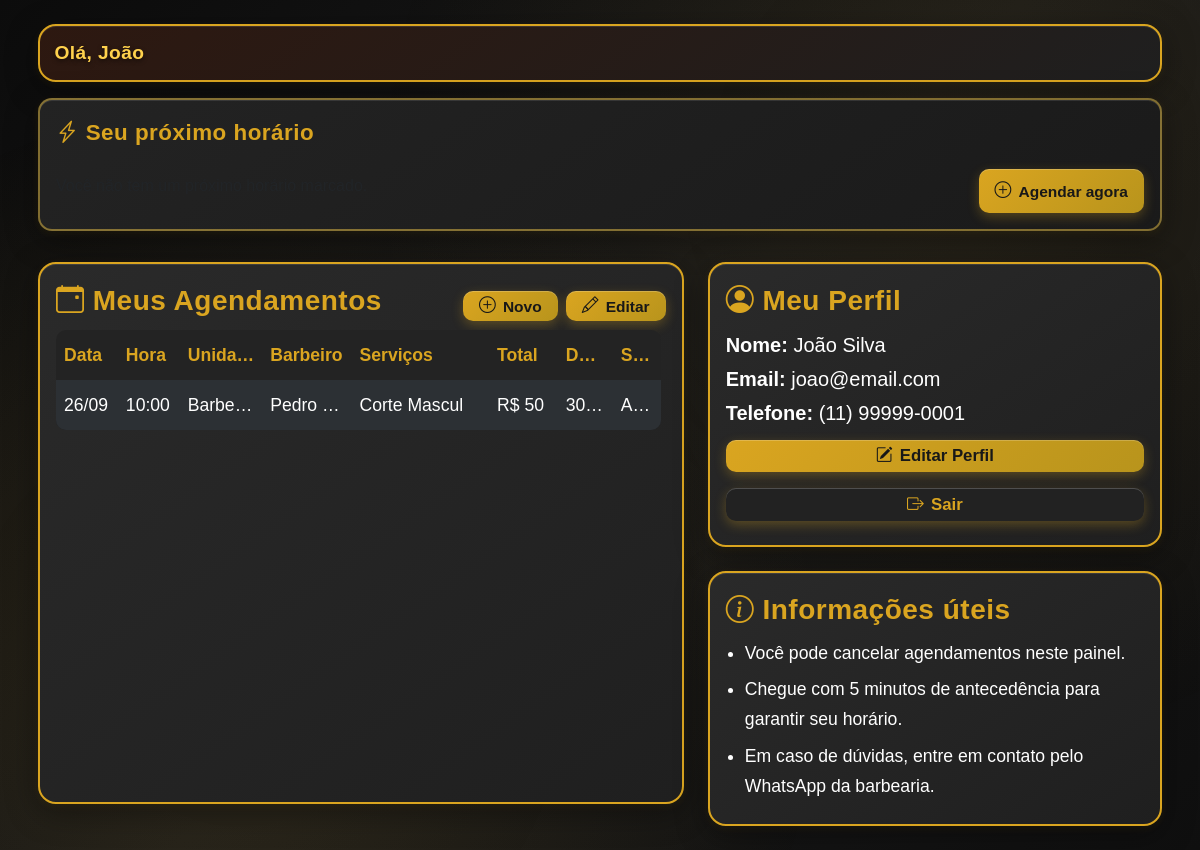
/usuario/index_usuario.php (signed in), run on the app's committed database.
### tables this page shows
CREATE TABLE IF NOT EXISTS `Cliente` (
  `idCliente` INT NOT NULL AUTO_INCREMENT,
  `nomeCliente` VARCHAR(100) NOT NULL,
  `emailCliente` VARCHAR(100) NOT NULL UNIQUE,
  `telefoneCliente` VARCHAR(20) NOT NULL,
  `senhaCliente` VARCHAR(255) NOT NULL,
  PRIMARY KEY (`idCliente`));

CREATE TABLE IF NOT EXISTS `Agendamento` (
  `idAgendamento` INT NOT NULL AUTO_INCREMENT,
  `data` DATE NOT NULL,
  `hora` TIME NOT NULL,
  `statusAgendamento` ENUM('Agendado', 'Cancelado', 'Finalizado') NOT NULL,
  `Cliente_idCliente` INT NOT NULL,
  `Barbeiro_idBarbeiro` INT NOT NULL,
  `Unidade_idUnidade` INT NOT NULL,
  PRIMARY KEY (`idAgendamento`),
  CONSTRAINT `fk_Agendamento_Cliente1`
    FOREIGN KEY (`Cliente_idCliente`)
    REFERENCES `Cliente` (`idCliente`)
    ON DELETE CASCADE
    ON UPDATE CASCADE,
    CONSTRAINT `fk_Agendamento_Barbeiro`
    FOREIGN KEY (`Barbeiro_idBarbeiro`)
    REFERENCES `Barbeiro` (`idBarbeiro`)
    ON DELETE CASCADE
    ON UPDATE CASCADE,
    CONSTRAINT `uk_Barbeiro_Horario`
    UNIQUE (`Barbeiro_idBarbeiro`, `data`, `hora`));

CREATE TABLE IF NOT EXISTS `Unidade` (
  `idUnidade` INT NOT NULL AUTO_INCREMENT,
  `endereco` VARCHAR(100) NOT NULL,
  `cidade` VARCHAR(45) NOT NULL,
  `estado` VARCHAR(45) NOT NULL,
  `cep` VARCHAR(10) NOT NULL,
  `nomeUnidade` VARCHAR(45) NOT NULL,
  PRIMARY KEY (`idUnidade`));

CREATE TABLE IF NOT EXISTS `Barbeiro` (
  `idBarbeiro` INT NOT NULL AUTO_INCREMENT,
  `nomeBarbeiro` VARCHAR(100) NOT NULL,
  `emailBarbeiro` VARCHAR(100) NOT NULL UNIQUE,
  `telefoneBarbeiro` VARCHAR(20) NOT NULL,
  `senhaBarbeiro` VARCHAR(255) NOT NULL,
  `statusBarbeiro` ENUM('Ativo', 'Inativo') NOT NULL,
  `dataRetorno` DATE DEFAULT NULL,
  `Unidade_idUnidade` INT NOT NULL,
  PRIMARY KEY (`idBarbeiro`),
  CONSTRAINT `fk_Barbeiro_Unidade`
    FOREIGN KEY (`Unidade_idUnidade`)
    REFERENCES `Unidade` (`idUnidade`)
    ON DELETE CASCADE
    ON UPDATE CASCADE);

### includes/helpers.php (called while the page is built)
<?php
if (!function_exists('bb_format_minutes')) {
    function bb_format_minutes($m) {
        $m = (int)$m;
        if ($m < 60) return $m . 'min';
        $h = intdiv($m, 60);
        $rem = $m % 60;
        return $h . 'h ' . $rem . 'min';
    }
}

### usuario/index_usuario.php (the view, shortened to what this page needs)
<?php
include_once "../includes/helpers.php";
$bd = new Banco();
$conn = $bd->getConexao();
$idCliente = $_SESSION['usuario_id'];
$stmt = $conn->prepare("SELECT nomeCliente, emailCliente, telefoneCliente FROM Cliente WHERE idCliente = ?");
$stmt->bind_param("i", $idCliente);
$stmt->execute();
$stmt->bind_result($nomeCompleto, $email, $telefone);
$primeiroNome = explode(' ', trim($nomeCompleto))[0];
$stmt2 = $conn->prepare("
SELECT
        a.idAgendamento, a.data, a.hora, u.nomeUnidade, b.nomeBarbeiro,
        GROUP_CONCAT(s.nomeServico SEPARATOR ', ') AS servicos,
        SUM(ahs.precoFinal) AS precoTotal,
        SUM(ahs.tempoEstimado) AS tempoTotal,
        a.statusAgendamento
FROM Agendamento a
JOIN Unidade u ON a.Unidade_idUnidade = u.idUnidade
JOIN Barbeiro b ON a.Barbeiro_idBarbeiro = b.idBarbeiro
JOIN Agendamento_has_Servico ahs ON a.idAgendamento = ahs.Agendamento_idAgendamento
JOIN Servico s ON ahs.Servico_idServico = s.idServico
WHERE a.Cliente_idCliente = ?
    AND a.statusAgendamento <> 'Finalizado'
    AND NOT EXISTS (
        SELECT 1 FROM AgendamentoOcultoCliente aoc
        WHERE aoc.Cliente_id = ? AND aoc.Agendamento_id = a.idAgendamento
    )
GROUP BY a.idAgendamento, a.data, a.hora, u.nomeUnidade, b.nomeBarbeiro, a.statusAgendamento
ORDER BY a.data ASC, a.hora ASC
LIMIT 5
");
$stmt2->bind_param("ii", $idCliente, $idCliente);
$stmt2->execute();
$result = $stmt2->get_result();
$prox = null;
if ($stNext = $conn->prepare("SELECT a.idAgendamento, a.data, a.hora, u.idUnidade AS unidadeId, u.nomeUnidade, b.idBarbeiro AS barbeiroId, b.nomeBarbeiro, GROUP_CONCAT(s.nomeServico SEPARATOR ', ') AS servicos, SUM(ahs.precoFinal) AS precoTotal, SUM(ahs.tempoEstimado) AS tempoTotal, a.statusAgendamento FROM Agendamento a JOIN Unidade u ON a.Unidade_idUnidade = u.idUnidade JOIN Barbeiro b ON a.Barbeiro_idBarbeiro = b.idBarbeiro JOIN Agendamento_has_Servico ahs ON a.idAgendamento = ahs.Agendamento_idAgendamento JOIN Servico s ON ahs.Servico_idServico = s.idServico WHERE a.Cliente_idCliente = ? AND a.statusAgendamento <> 'Finalizado' AND (a.data > CURDATE() OR (a.data = CURDATE() AND a.hora >= CURTIME())) GROUP BY a.idAgendamento, a.data, a.hora, u.idUnidade, u.nomeUnidade, b.idBarbeiro, b.nomeBarbeiro, a.statusAgendamento ORDER BY a.data ASC, a.hora ASC LIMIT 1")){
    $stNext->bind_param('i', $idCliente);
    $stNext->execute(); $rN = $stNext->get_result(); $prox = $rN->fetch_assoc(); $stNext->close();
}
?>
<!DOCTYPE html>
<html lang="pt-br">
<head>
    <link href="https://cdn.jsdelivr.net/npm/bootstrap@5.3.2/dist/css/bootstrap.min.css" rel="stylesheet">
    <link href="https://cdn.jsdelivr.net/npm/bootstrap-icons@1.11.1/font/bootstrap-icons.css" rel="stylesheet">
    <link rel="stylesheet" href="dashboard_usuario.css">
</head>
<body>
<div class="container py-4">
    <div class="row mb-3">
        <div class="col-12">
            <div class="dashboard-card dashboard-welcome-card">
                <span class="dashboard-welcome-text">Olá, <?= htmlspecialchars($primeiroNome) ?></span>
            </div>
        </div>
    </div>
    <div class="row g-4 mb-2">
        <div class="col-12">
            <div class="dashboard-card p-3 next-card">
                <div class="d-flex justify-content-between align-items-center mb-2 flex-wrap gap-2">
                    <div class="dashboard-section-title mb-0"><i class="bi bi-lightning-charge"></i> Seu próximo horário</div>
                </div>
                <div class="d-flex justify-content-between align-items-center flex-wrap gap-3">
                    <div class="d-flex align-items-center gap-3 flex-wrap">
                        <?php if($prox): ?>
                            <div><i class="bi bi-person-badge"></i> <?= htmlspecialchars($prox['nomeBarbeiro']) ?></div>
                            <div><i class="bi bi-geo-alt"></i> <?= htmlspecialchars($prox['nomeUnidade']) ?></div>
                            <div class="text-truncate" style="max-width: 360px;"><i class="bi bi-scissors"></i> <?= htmlspecialchars($prox['servicos']) ?></div>
                            <div><i class="bi bi-clock"></i> <?= bb_format_minutes((int)$prox['tempoTotal']) ?></div>
                            <div><i class="bi bi-cash"></i> R$ <?= number_format($prox['precoTotal'], 2, ',', '.') ?></div>
                        <?php else: ?>
                            <div class="text-muted">Você não tem um próximo horário marcado.</div>
                        <?php endif; ?>
                    </div>
                    <div class="d-flex gap-2">
                        <?php if($prox): ?>
                            <a href="agendamentos_usuario.php" class="dashboard-action dashboard-btn-small" aria-label="Gerenciar agendamentos"><i class="bi bi-pencil"></i> Gerenciar</a>
                            <a href="../agendamento.php?unidade=<?= (int)$prox['unidadeId'] ?>&barbeiro=<?= (int)$prox['barbeiroId'] ?>" class="dashboard-action dashboard-btn-small" aria-label="Reagendar"><i class="bi bi-arrow-repeat"></i> Reagendar</a>
                            <form method="post" action="../cancelar.php" class="d-inline form-cancelar">
                                <input type="hidden" name="idAgendamento" value="<?= (int)$prox['idAgendamento'] ?>">
                                <button type="button" class="dashboard-action dashboard-btn-small btn-open-cancelar" aria-label="Cancelar agendamento"><i class="bi bi-x-circle"></i> Cancelar</button>
                            </form>
                        <?php else: ?>
                            <a href="../agendamento.php" class="dashboard-action dashboard-btn-small"><i class="bi bi-plus-circle"></i> Agendar agora</a>
                        <?php endif; ?>
                    </div>
                </div>
            </div>
        </div>
    </div>
    <div class="row g-4 justify-content-center">
        <div class="col-12 col-lg-7 d-flex align-items-stretch">
            <div class="dashboard-card p-3 flex-fill d-flex flex-column">
                <div class="d-flex justify-content-between align-items-center mb-2 flex-wrap gap-2">
                    <div class="dashboard-section-title mb-0 fs-3 fs-md-4 fs-lg-3"><i class="bi bi-calendar-event"></i> Meus Agendamentos</div>
                    <div class="row gx-2">
                        <div class="col-auto">
                            <a href="../agendamento.php" class="dashboard-action dashboard-btn-small btn-novo-agendamento"><i class="bi bi-plus-circle"></i> Novo</a>
                        </div>
                        <div class="col-auto">
                            <a href="agendamentos_usuario.php" class="dashboard-action dashboard-btn-small"><i class="bi bi-pencil"></i> Editar</a>
                        </div>
                    </div>
                </div>
                <div class="table-responsive flex-fill table-container-fix">
                <table class="table table-dark table-striped table-sm align-middle mb-0 dashboard-table">
                    <thead>
                        <tr>
                            <th>Data</th>
                            <th>Hora</th>
                            <th>Unidade</th>
                            <th>Barbeiro</th>
                            <th>Serviços</th>
                            <th>Total</th>
                            <th>Duração</th>
                            <th>Status</th>
                        </tr>
                    </thead>
                    <tbody>
                        <?php if($result->num_rows > 0): ?>
                            <?php while($row = $result->fetch_assoc()) { ?>
                                <tr>
                                    <td title="<?= date('d/m/Y', strtotime($row['data'])) ?>"><?= date('d/m', strtotime($row['data'])) ?></td>
                                    <td title="<?= $row['hora'] ?>"><?= substr($row['hora'], 0, 5) ?></td>
                                    <td title="<?= htmlspecialchars($row['nomeUnidade']) ?>"><?= substr(htmlspecialchars($row['nomeUnidade']), 0, 8) ?></td>
                                    <td title="<?= htmlspecialchars($row['nomeBarbeiro']) ?>"><?= substr(htmlspecialchars($row['nomeBarbeiro']), 0, 10) ?></td>
                                    <td title="<?= htmlspecialchars($row['servicos']) ?>"><?= substr(htmlspecialchars($row['servicos']), 0, 12) ?></td>
                                    <td title="R$ <?= number_format($row['precoTotal'],2,',','.') ?>">R$ <?= number_format($row['precoTotal'],0,',','.') ?></td>
                                    <td title="<?= (int)$row['tempoTotal'] ?> minutos"><?= bb_format_minutes((int)$row['tempoTotal']) ?></td>
                                    <td title="<?= htmlspecialchars($row['statusAgendamento']) ?>"><?= substr(htmlspecialchars($row['statusAgendamento']), 0, 6) ?></td>
                                </tr>
                            <?php } ?>
                        <?php else: ?>
                            <tr><td colspan="8" class="text-center text-warning">Nenhum agendamento encontrado. <a href="../agendamento.php" class="dashboard-action dashboard-btn-small">Agende agora</a></td></tr>
                        <?php endif; ?>
                    </tbody>
                </table>
                </div>
            </div>
        </div>
        <div class="col-12 col-lg-5 d-flex flex-column gap-4">
            <div class="dashboard-card p-3 flex-fill mb-0">
                <div class="dashboard-section-title mb-2 fs-3 fs-md-4 fs-lg-3"><i class="bi bi-person-circle"></i> Meu Perfil</div>
                <div class="mb-1 fs-5 fs-md-6 fs-lg-5"><b>Nome:</b> <?= htmlspecialchars($nomeCompleto) ?></div>
                <div class="mb-1 fs-5 fs-md-6 fs-lg-5"><b>Email:</b> <?= htmlspecialchars($email) ?></div>
                <div class="mb-1 fs-5 fs-md-6 fs-lg-5"><b>Telefone:</b> <?= htmlspecialchars($telefone) ?></div>
                <a href="editar_perfil.php" class="dashboard-action mt-2 w-100"><i class="bi bi-pencil-square"></i> Editar Perfil</a>
                <a href="../logout.php" class="dashboard-action mt-2 w-100 dashboard-btn-logout"><i class="bi bi-box-arrow-right"></i> Sair</a>
            </div>
            <div class="dashboard-card p-3 flex-fill mb-0">
                <div class="dashboard-section-title mb-2 fs-3 fs-md-4 fs-lg-3"><i class="bi bi-info-circle"></i> Informações úteis</div>
                <ul class="dashboard-info-list fs-5 fs-md-6 fs-lg-5">
                    <li>Você pode cancelar agendamentos neste painel.</li>
                    <li>Chegue com 5 minutos de antecedência para garantir seu horário.</li>
                    <li>Em caso de dúvidas, entre em contato pelo WhatsApp da barbearia.</li>
                </ul>
            </div>
        </div>
    </div>
</div>
<div class="toast-container position-fixed top-0 start-50 translate-middle-x p-3" id="toast-limit-container" style="z-index:1080;"></div>
</body>
</html>

### data on the page
cliente: nomeCliente "João", nomeCliente "João Silva", emailCliente "joao@email.com", telefoneCliente "(11) 99999-0001"
agendamento: data "26/09", hora "10:00", unidade.nomeUnidade "Barbeari", Barbeiro_idBarbeiro.nomeBarbeiro "Pedro…", servicos "Corte Mascul", precoTotal "50", tempoTotal "30…", statusAgendamento "A…"
